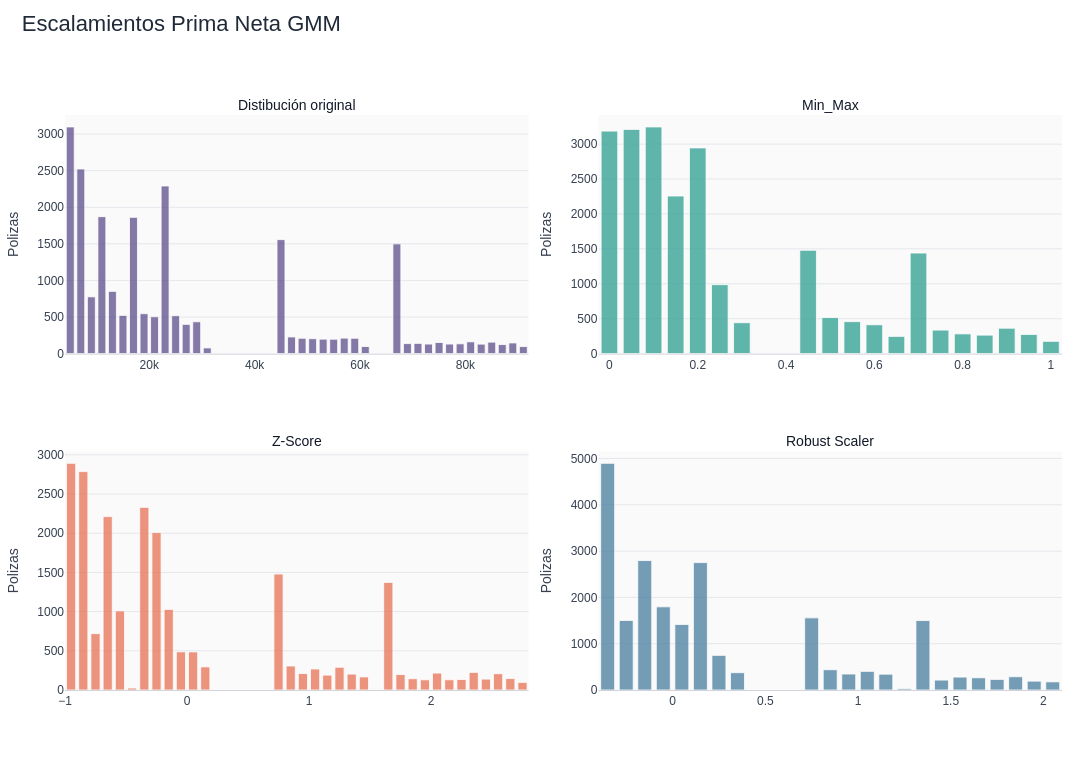

Notebook code cell kept with this figure:
### Code cell
colores = {
    'original': '#5B4B8A',
    'minmax': '#2A9D8F',
    'zscore': '#E76F51',
    'robust': '#457B9D'
}

fig = make_subplots(
    rows=2,
    cols=2,
    horizontal_spacing=0.07,
    vertical_spacing=0.17,
    subplot_titles=[
        'Distibución original',
        'Min_Max',
        'Z-Score',
        'Robust Scaler'
    ]
)

def add_histogram_2(fig, data, col_name, row, col, color, *, nbinsx=None, xbins=None):
    
    valores = data[col_name].dropna()
    
    fig.add_trace(
        go.Histogram(
            x=valores,
            nbinsx=nbinsx,
            xbins=xbins,
            showlegend=False,
            opacity=0.74,
            marker=dict(
                color=color,
                line=dict(color='white', width=0.8)
            ),
            hovertemplate='<b>%{x}</b><br>Polizas: %{y:,.0f}<extra></extra>'
        ),
        row=row,
        col=col
    )


add_histogram_2(fig, df_resumen_GMM, 'prima_neta', row=1, col=1, color=colores['original'], nbinsx=45)
add_histogram_2(fig, df_minmax_GMM, 'prima_neta_mm', row=1, col=2, color=colores['minmax'], nbinsx=45)
add_histogram_2(fig, df_zscore_GMM, 'prima_neta_z', row=2, col=1, color=colores['zscore'], nbinsx=45)
add_histogram_2(fig, df_robust_GMM, 'prima_neta_robust', row=2, col=2, color=colores['robust'], nbinsx=45)

fig.update_layout(
    title=dict(
        text='Escalamientos Prima Neta GMM',
        x=0.02,
        y=0.98,
        font=dict(size=22, color='#1F2937')
    ),
    template='plotly_white',
    height=760,
    width=1300,
    barmode='group',
    bargap=0.18,
    bargroupgap=0.08,
    hovermode='x unified',
    legend=dict(
        orientation='h',
        yanchor='bottom',
        y=1.03,
        xanchor='right',
        x=1,
        title_text='Ramo'
    ),
    margin=dict(l=60, r=30, t=115, b=70),
    font=dict(family='Arial', size=12, color='#374151'),
    plot_bgcolor='#FAFAFA',
    paper_bgcolor='white'
)

for annotation in fig['layout']['annotations']:
    annotation['font'] = dict(size=14, color='#111827')

fig.update_xaxes(showgrid=False, linecolor='#D1D5DB', tickangle=0)
fig.update_yaxes(
    title_text='Polizas',
    gridcolor='#E5E7EB',
    zeroline=False,
    rangemode='tozero'
)
fig.show()

### Figure 1 — Plotly figure (JSON) as saved in the notebook; plotly's stock layout.template omitted (floating-point values rounded to 4 significant figures; data arrays with more than 128 entries replaced by an {"elided": "..."} marker saying what was removed)
{"data": [{"hovertemplate": "<b>%{x}</b><br>Polizas: %{y:,.0f}<extra></extra>", "marker": {"color": "#5B4B8A", "line": {"color": "white", "width": 0.8}}, "nbinsx": 45, "opacity": 0.74, "showlegend": false, "type": "histogram", "x": {"elided": "22531 float values"}, "xaxis": "x", "yaxis": "y"}, {"hovertemplate": "<b>%{x}</b><br>Polizas: %{y:,.0f}<extra></extra>", "marker": {"color": "#2A9D8F", "line": {"color": "white", "width": 0.8}}, "nbinsx": 45, "opacity": 0.74, "showlegend": false, "type": "histogram", "x": {"elided": "22531 float values"}, "xaxis": "x2", "yaxis": "y2"}, {"hovertemplate": "<b>%{x}</b><br>Polizas: %{y:,.0f}<extra></extra>", "marker": {"color": "#E76F51", "line": {"color": "white", "width": 0.8}}, "nbinsx": 45, "opacity": 0.74, "showlegend": false, "type": "histogram", "x": {"elided": "22531 float values"}, "xaxis": "x3", "yaxis": "y3"}, {"hovertemplate": "<b>%{x}</b><br>Polizas: %{y:,.0f}<extra></extra>", "marker": {"color": "#457B9D", "line": {"color": "white", "width": 0.8}}, "nbinsx": 45, "opacity": 0.74, "showlegend": false, "type": "histogram", "x": {"elided": "22531 float values"}, "xaxis": "x4", "yaxis": "y4"}], "layout": {"annotations": [{"font": {"color": "#111827", "size": 14}, "showarrow": false, "text": "Distibución original", "x": 0.2325, "xanchor": "center", "xref": "paper", "y": 1, "yanchor": "bottom", "yref": "paper"}, {"font": {"color": "#111827", "size": 14}, "showarrow": false, "text": "Min_Max", "x": 0.7675, "xanchor": "center", "xref": "paper", "y": 1, "yanchor": "bottom", "yref": "paper"}, {"font": {"color": "#111827", "size": 14}, "showarrow": false, "text": "Z-Score", "x": 0.2325, "xanchor": "center", "xref": "paper", "y": 0.415, "yanchor": "bottom", "yref": "paper"}, {"font": {"color": "#111827", "size": 14}, "showarrow": false, "text": "Robust Scaler", "x": 0.7675, "xanchor": "center", "xref": "paper", "y": 0.415, "yanchor": "bottom", "yref": "paper"}], "bargap": 0.18, "bargroupgap": 0.08, "barmode": "group", "font": {"color": "#374151", "family": "Arial", "size": 12}, "height": 760, "hovermode": "x unified", "legend": {"orientation": "h", "title": {"text": "Ramo"}, "x": 1, "xanchor": "right", "y": 1.03, "yanchor": "bottom"}, "margin": {"b": 70, "l": 60, "r": 30, "t": 115}, "paper_bgcolor": "white", "plot_bgcolor": "#FAFAFA", "title": {"font": {"color": "#1F2937", "size": 22}, "text": "Escalamientos Prima Neta GMM", "x": 0.02, "y": 0.98}, "width": 1300, "xaxis": {"anchor": "y", "domain": [0, 0.465], "linecolor": "#D1D5DB", "showgrid": false, "tickangle": 0}, "xaxis2": {"anchor": "y2", "domain": [0.535, 1.0], "linecolor": "#D1D5DB", "showgrid": false, "tickangle": 0}, "xaxis3": {"anchor": "y3", "domain": [0, 0.465], "linecolor": "#D1D5DB", "showgrid": false, "tickangle": 0}, "xaxis4": {"anchor": "y4", "domain": [0.535, 1.0], "linecolor": "#D1D5DB", "showgrid": false, "tickangle": 0}, "yaxis": {"anchor": "x", "domain": [0.585, 1], "gridcolor": "#E5E7EB", "rangemode": "tozero", "title": {"text": "Polizas"}, "zeroline": false}, "yaxis2": {"anchor": "x2", "domain": [0.585, 1], "gridcolor": "#E5E7EB", "rangemode": "tozero", "title": {"text": "Polizas"}, "zeroline": false}, "yaxis3": {"anchor": "x3", "domain": [0, 0.415], "gridcolor": "#E5E7EB", "rangemode": "tozero", "title": {"text": "Polizas"}, "zeroline": false}, "yaxis4": {"anchor": "x4", "domain": [0, 0.415], "gridcolor": "#E5E7EB", "rangemode": "tozero", "title": {"text": "Polizas"}, "zeroline": false}}}
